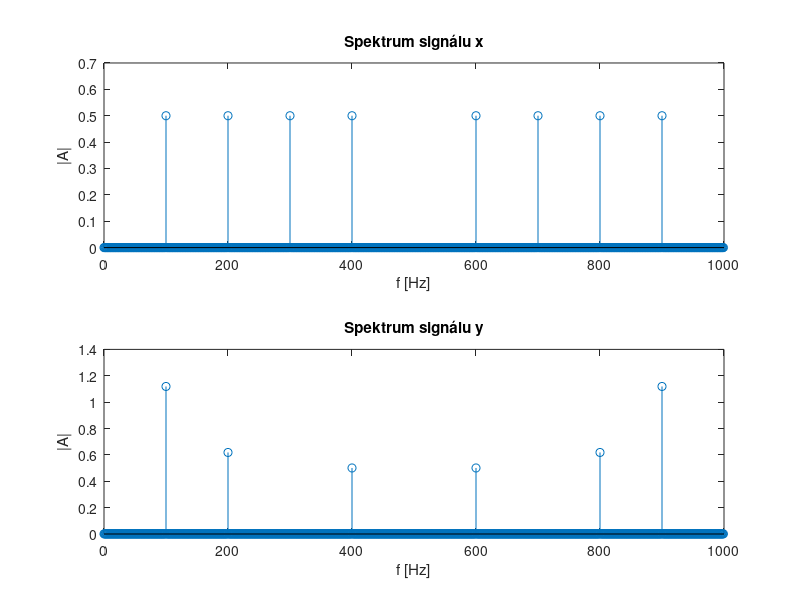
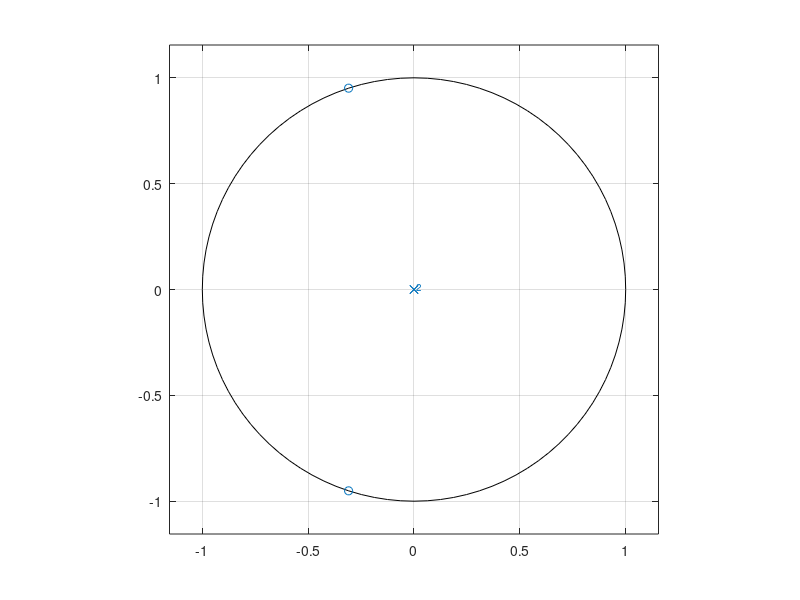
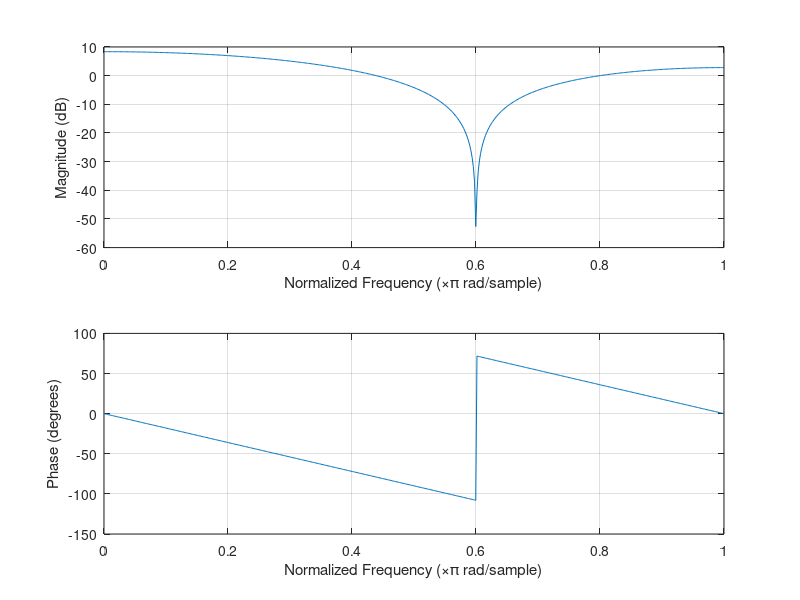

MATLAB code to generate these figures, in order:
clear all;
close all;
T = 1;
Fs = 1000;
t = 0:1/Fs:T-1/Fs;

% Vytvoření signálu x o složkách 100, 200, 300 a 400 Hz
x100 = cos(2*pi*100*t);
x200 = cos(2*pi*200*t);
x300 = cos(2*pi*300*t);
x400 = cos(2*pi*400*t);
x = x100 + x200 + x300 + x400;


N = 1000;
F = 0:Fs/N:Fs-Fs/N;

X = fft(x,N);

subplot(2, 1 ,1)
stem(F,abs(X)/(N));
title('Spektrum signálu x');
xlabel('f [Hz]');
ylabel('|A|');

% Koeficienty nulovacího filtru pro frekvenci 300 Hz
B = [1 -2*cos(2*pi*300/Fs) 1];
A = [1];

y = filter(B,A,x);
Y = fft(y,N);
subplot(2, 1 ,2)
stem(F,abs(Y)/(N));
title('Spektrum signálu y');
xlabel('f [Hz]');
ylabel('|A|');


figure;
zplane(B,A);
figure;
freqz(B,A);





